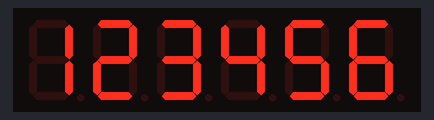
Bench run of a sketch on a simulated Arduino Uno, built with avr-gcc and run on an emulated ATmega328P. Shown: 6-digit seven-segment display. Wiring (inferred from the names in the program): 6-digit 7-segment display, segments lit when HIGH: segments pin 0, pin 1, pin 2, pin 3, pin 4, pin 5, pin 6; digit selects pin 13, pin 12, pin 11, pin 10, pin 9, pin 8. The segment pins are drawn as the display they are named for.

Above: at 0.2 s.
At 4.2 s:
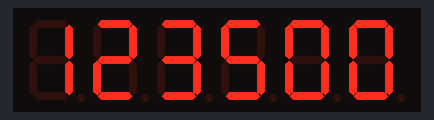
At 10.2 s:
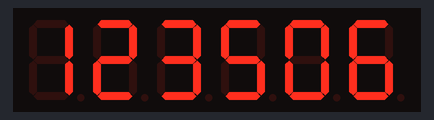
At 20.2 s:
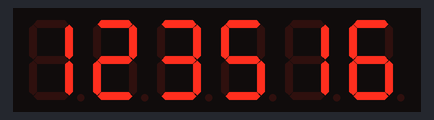
At 30.2 s:
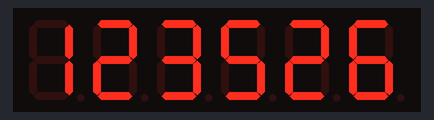
At 38.3 s:
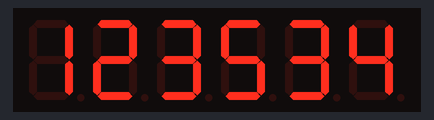

The sketch:

clock.ino
```cpp
#define sega 0
#define segb 1
#define segc 2
#define segd 3
#define sege 4
#define segf 5
#define segg 6

#define display1 13
#define display2 12
#define display3 11
#define display4 10
#define display5 9
#define display6 8

#define tempovarredura 10

const short display7seg[6] = {13, 12, 11, 10, 9, 8};

const short conversor[13] = {
 0b00111111,
 0b00000110,
 0b01011011,
 0b01001111,
 0b01100110,
 0b01101101,
 0b01111101,
 0b00000111,
 0b01111111,
 0b01101111,
};

byte dh=1, uh=2, dm=3, um=4, ds=5, us=6;
int time_;

void printdisplay(byte num){
  num = conversor[num];

  digitalWrite(sega, bitRead(num,0));
  digitalWrite(segb, bitRead(num,1));
  digitalWrite(segc, bitRead(num,2));
  digitalWrite(segd, bitRead(num,3));
  digitalWrite(sege, bitRead(num,4));
  digitalWrite(segf, bitRead(num,5));
  digitalWrite(segg, bitRead(num,6));


}

void varredura(short time){
  digitalWrite(display1, LOW);
  digitalWrite(display2, LOW);
  digitalWrite(display3, LOW);
  digitalWrite(display4, LOW);
  digitalWrite(display5, LOW);
  digitalWrite(display6, LOW);

  printdisplay(dh);

  digitalWrite(display1, HIGH);
  delay(time_);
  digitalWrite(display1, LOW);

  printdisplay(uh);

  digitalWrite(display2, HIGH);
  delay(time_);
  digitalWrite(display2, LOW);

  printdisplay(dm);

  digitalWrite(display3, HIGH);
  delay(time_);
  digitalWrite(display3, LOW);

  printdisplay(um);

  digitalWrite(display4, HIGH);
  delay(time_);
  digitalWrite(display4, LOW);

  printdisplay(ds);

  digitalWrite(display5, HIGH);
  delay(time_);
  digitalWrite(display5, LOW);

  printdisplay(us);

  digitalWrite(display6, HIGH);
  delay(time_);
  digitalWrite(display6, LOW);

}

void atualizarelogio(void){
  if (++us >= 10){
    us = 0;
    if (++ds >= 6){
      ds = 0;
      if (++um >= 10){
        um = 0;
        if (++dm >= 6){
          dm = 0;
          if (++uh >= 10){
            uh = 0;
            if (++dh >= 3){
              dh = 0;
            }
          }
        }
      }
    }
    if (dh == 2 && uh == 4){
      dh = 0;
      uh = 0;}
  }
}


void setup(){
  pinMode(sega, OUTPUT);
  pinMode(segb, OUTPUT);
  pinMode(segc, OUTPUT);
  pinMode(segd, OUTPUT);
  pinMode(sege, OUTPUT);
  pinMode(segf, OUTPUT);
  pinMode(segg, OUTPUT);

  pinMode(display1, OUTPUT);
  pinMode(display2, OUTPUT);
  pinMode(display3, OUTPUT);
  pinMode(display4, OUTPUT);
  pinMode(display5, OUTPUT);
  pinMode(display6, OUTPUT);
  time_ = tempovarredura;

  dh=1;
  uh=2;
  dm=3;
  um=4;
  ds=5;
  us=6;

}

void loop(){
  int i;
  for (i = 0; i < 10; i++){
    varredura(10);
    delay(40);
  }

  atualizarelogio();

}
```

Measured:
- what the display in image 0 shows lasts 0.9 s, from 0.2 s to 1.1 s
